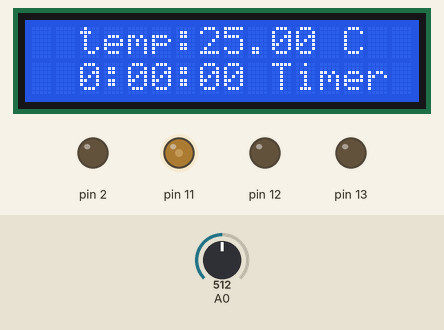
Recording of a sketch running on a simulated Arduino Uno, built with avr-gcc and run on an emulated ATmega328P. Parts: 16×2 character LCD, output pins drawn as LEDs (lit = HIGH). The test bench sets the inputs (shaded band); at power-on: A0 = 512. What the sketch prints to the serial monitor is not drawn.

Above: at 1.2 s.
1.3 s: A0 set to 0
At 3.48 s:
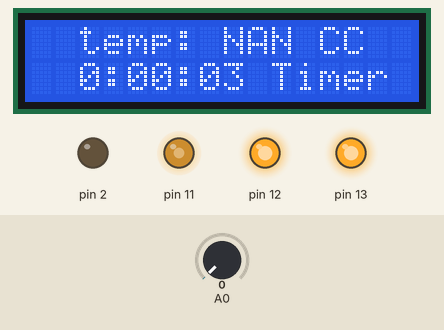
5.1 s: A0 set to 306
At 8.9 s:
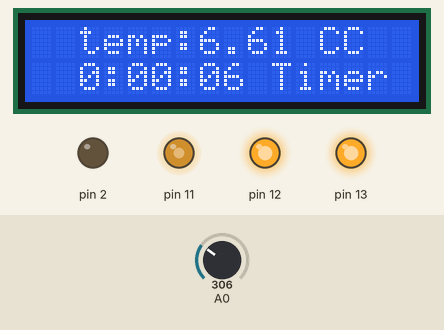
9.0 s: A0 set to 552
At 10.6 s:
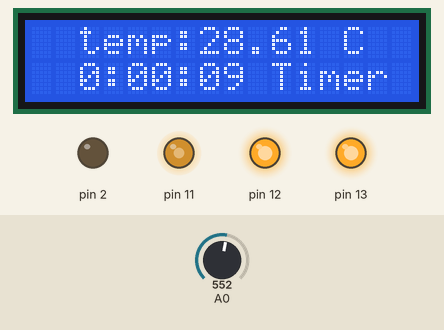
12.3 s: A0 set to 575
At 15.7 s:
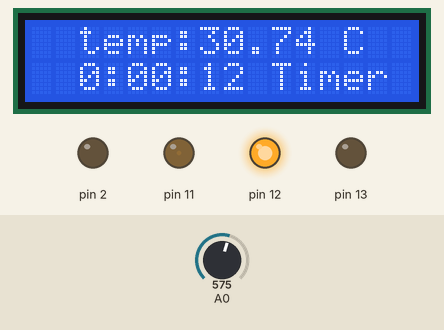
15.9 s: A0 set to 511
At 16.31 s:
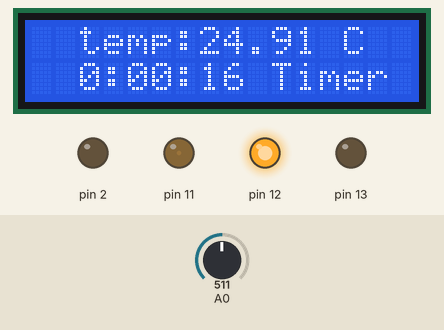
17.6 s: A0 set to 716
At 22.2 s:
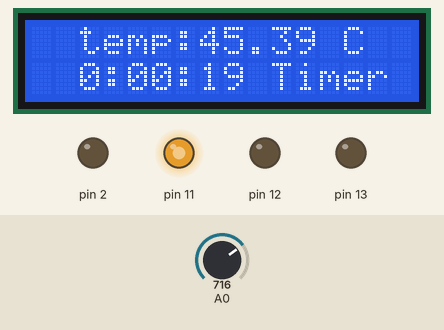
Timing chart, 0 to 22.4 s (numbered marks = the images above; inputs shaded):
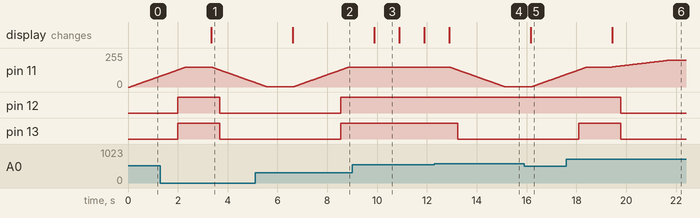

Measured:
- the behaviour switches between 567 and 568 on A0 (found by bisection; images 3 and 4)
- after the input at 1.3 s, the display: changes after 2.0 s (image 1)
- after the input at 5.1 s, pin 12, pin 13: LOW → HIGH after 3.4 s; the display: changes after 1.5 s (image 2)
- after the input at 9.0 s, the display: changes after 0.88 s (image 3)
- after the input at 12.3 s, pin 13: HIGH → LOW after 0.94 s
- after the input at 17.6 s, pin 12: HIGH → LOW after 2.2 s
- what the display in image 3 shows lasts 1.0 s, from 9.9 s to 10.9 s

The sketch:

Main.ino
```cpp
/*
*
*   Code made by EccoEdd
*   for more information contact to
*   coriaedd@gmail.com
*
*   06/04/2023
*
*/

#include "Display.h"
#include "Temperature.h"
#include "Led.h"
#include "Rele.h"

Display display(8, 9, 4, 5, 6, 7);
Temperature temperature(0);
Led led(13, 12, 11);
Rele re(2);

double temp;

void setup(){
  Serial.begin(9600);
}

void loop(){
  temp = temperature.getTemperature();
  display.personalizedMessage("  temp:" + String(temp) + " C");
  display.timerDisplay();
  led.control(temp);
  re.tempController(temp);
  delay(1000);
}
```

Display.h
```cpp
/*
*
*   Code made by EccoEdd
*   for more information contact to
*   coriaedd@gmail.com
*
*   06/04/2023
*
*/

#include <LiquidCrystal.h>
#include "Timer.h"

class Display {
public:
  Display(int rs, int enable, int d4, int d5, int d6, int d7)
    : lcd(rs, enable, d4, d5, d6, d7) {
        lcd.begin(16, 2);
    }

  void timerDisplay() {
    lcd.setCursor(0, 1);
    timer.update();

    unsigned int hours = timer.getHours();
    unsigned int minutes = timer.getMinutes();
    unsigned int seconds = timer.getSeconds();

    lcd.print("  ");
    lcd.print(hours);
    lcd.print(":");

    if (minutes % 60 < 10) {
      lcd.print("0");
    }
    lcd.print(minutes % 60);
    lcd.print(":");

    if (seconds % 60 < 10) {
      lcd.print("0");
    }
    lcd.print(seconds % 60);
    lcd.print(" Timer");
  }

  void test(){
    lcd.setCursor(0, 0);
    lcd.print("  Hello World!");
  }

  void personalizedMessage(String message){
    lcd.setCursor(0, 0);
    lcd.print(message);
  }

private:
  LiquidCrystal lcd;
  Timer timer;
};
```

Led.h
```cpp
/*
*
*   Code made by EccoEdd
*   for more information contact to
*   coriaedd@gmail.com
*
*   06/11/2023
*
*/
class Led{
  public:
    Led(int red, int blue, int green){
      rojo = red;
      azul = blue;
      verde = green;
    }
    void control(double t){
      int r2,v2,a2;
      if(t <= 30){
        r2 = 150;
        v2 = 150;
        a2 = 150;
      }else if(t > 70){
        r2 = 255;
        v2 = 0;
        a2 = 0;
      }else if(t > 30  && t <= 40){
        r2 = 0;
        v2 = 0;
        a2 = 188;
      }else if(t > 40 && t <= 50){
        r2 = 0;
        v2 = 199;
        a2 = 0;
      }else if(t > 50 && t <= 60){
        r2 = 255;
        v2 = 100;
        a2 = 10;
      }else if(t > 60 && t <= 70){
        r2 = 156;
        v2 = 9;
        a2 = 15;
      }

      if(r == r2 && v == v2 && a == a2)
        Serial.println("XD");
      else
        color(r2, v2, a2);
  }

  void color(int r2, int v2, int a2){
    int i, men1, men2, mayor = 0;
    int nega[3], temp[3];

    temp[0] = r2-r;
    temp[1] = v2-v;
    temp[2] = a2-a;

    for(i=0;i<3;i++){
      if(temp[i] < 0){
        temp[i] = -1*temp[i];
        nega[i] = 1;
      }
      else
        nega[i] = 0;
    }

    for(i=0;i<3;i++)
      if(mayor<temp[i])
        mayor = temp[i];

    for(i=0;i<mayor;i++){
      analogWrite(rojo, r);
      analogWrite(verde, v);
      analogWrite(azul, a);

    if(mayor == temp[0]){
      men1 = mayor/temp[1];
      men2 = mayor/temp[2];
      if(i%men1 == 0 && v!=v2)
        if(nega[1] == 0)
                    v++;
        else
          v--;
      if(i%men2 == 0 && a!=a2)
        if(nega[2] == 0)
                    a++;
        else
          a--;
      if(nega[0] == 0)
        r++;
                else
        r--;
      }else if(mayor == temp[1]){
          men1 = mayor/temp[0];
                  men2 = mayor/temp[2];
          if(i%men1 == 0 && r!=r2)
            if(nega[0] == 0)
              r++;
                        else
              r--;
          if(i%men2 == 0 && a!=a2)
            if(nega[2] == 0)
              a++;
            else
                        a--;
          if(nega[1] == 0)
            v++;
          else
            v--;
        }else{
          men1 = mayor/temp[0];
          men2 = mayor/temp[1];
          if(i%men1 == 0 && r!=r2)
            if(nega[0] == 0)
              r++;
            else
              r--;
          if(i%men2 == 0 && v!=v2)
            if(nega[1] == 0)
              v++;
            else
              v--;
          if(nega[2] == 0)
            a++;
          else
            a--;
        }
      delay(15);
      }
    }
  private:
    int rojo, azul, verde, r = 0, a = 0, v = 0;
};
```

Rele.h
```cpp
/*
*
*   Code made by EccoEdd
*   for more information contact to
*   coriaedd@gmail.com
*
*   06/12/2023
*
*/
class Rele{

    public:
        Rele(int p){
            pin = p;
            pinMode(pin, OUTPUT);
            enabled = true;
        }
        void prueba(){
            digitalWrite(pin, LOW);
            delay(5000);
            digitalWrite(pin, LOW);
            delay(5000);
        }
        void tempController(double temperature){
            if(temperature >= 75 && enabled){
                enabled = false;
                digitalWrite(pin, HIGH);
            }

            if(enabled){
                digitalWrite(pin, LOW);
            }
        }

    private:
        int pin;
        bool enabled;
};
```

Temperature.h
```cpp
/*
*
*   Code made by EccoEdd
*   for more information contact to
*   coriaedd@gmail.com
*
*   06/04/2023
*
*/
#include <math.h>
class Temperature
{
private:
    unsigned int val;
    double temp;
    unsigned int analog;
public:
    Temperature(int analogR){
        val = 0;
        temp = 0;
        analog = analogR;
    }

    double getTemperature(){
        val = analogRead(0);
        temp = log(((10240000/val) - 10000));
        temp = 1 / (0.001129148 + (0.000234125 + (0.0000000876741 * temp * temp ))* temp );
        temp = temp - 273.15;
        return temp;
    }
};
```

Timer.h
```cpp
/*
*
*   Code made by EccoEdd
*   for more information contact to
*   coriaedd@gmail.com
*
*   06/04/2023
*
*/

class Timer {
private:
    unsigned long startMillis;
    unsigned int seconds;
    unsigned int minutes;
    unsigned int hours;

public:
    Timer() {
        startMillis = 0;
        seconds = 0;
        minutes = 0;
        hours = 0;
    }

    void start() {
        startMillis = millis();
    }

    void update() {
        unsigned long currentMillis = millis();
        unsigned long elapsedMillis = currentMillis - startMillis;

        seconds = elapsedMillis / 1000;
        minutes = seconds / 60;
        hours = minutes / 60;
    }

    unsigned int getSeconds() {
        return seconds;
    }

    unsigned int getMinutes() {
        return minutes;
    }

    unsigned int getHours() {
        return hours;
    }
};
```
